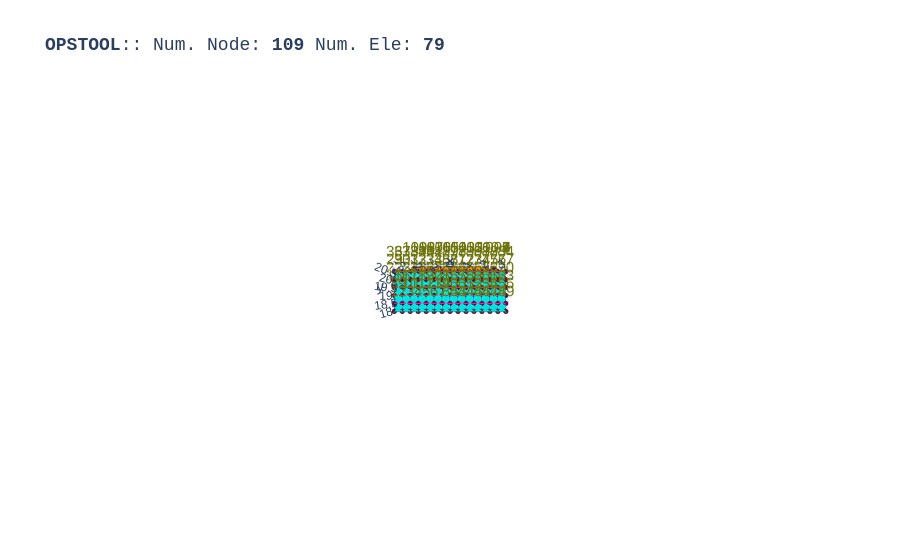

This figure's notebook cell:
### Code cell
opst.vis.plotly.plot_model(show_node_numbering=True, show_ele_numbering=False, show_nodal_loads = True)

### Figure 1 — Plotly figure (JSON) as saved in the notebook; plotly's stock layout.template omitted (floating-point values rounded to 4 significant figures; data arrays with more than 128 entries replaced by an {"elided": "..."} marker saying what was removed)
{"data": [{"color": "#00FFFF", "hoverinfo": "skip", "i": {"elided": "140 int values"}, "j": {"elided": "140 int values"}, "k": {"elided": "140 int values"}, "name": "ELE_TAG_FourNodeQuadWithSensitivity", "opacity": 1, "type": "mesh3d", "x": {"elided": "280 float values"}, "y": {"elided": "280 float values"}, "z": {"elided": "280 float values"}}, {"connectgaps": false, "hoverinfo": "skip", "line": {"color": "black", "width": 1}, "mode": "lines", "name": "Edge", "type": "scatter3d", "x": {"elided": "420 float values"}, "y": {"elided": "420 float values"}, "z": {"elided": "420 float values"}}, {"connectgaps": false, "hoverinfo": "skip", "line": {"color": "#0652ff", "width": 5}, "mode": "lines", "name": "DispBeamColumn2d", "type": "scatter3d", "x": [2.299, 1.798, NaN, 1.798, 1.298, NaN, 1.298, 0.7985, NaN, 0.7985, 0.2985, NaN, 0.2985, -0.2015, NaN, -0.2015, -0.7015, NaN, -0.7015, -1.202, NaN, -1.202, -1.702, NaN, -1.702, -2.201, NaN], "y": [20.75, 20.75, NaN, 20.75, 20.75, NaN, 20.75, 20.75, NaN, 20.75, 20.75, NaN, 20.75, 20.75, NaN, 20.75, 20.75, NaN, 20.75, 20.75, NaN, 20.75, 20.75, NaN, 20.75, 20.75, NaN], "z": [0.0, 0.0, NaN, 0.0, 0.0, NaN, 0.0, 0.0, NaN, 0.0, 0.0, NaN, 0.0, 0.0, NaN, 0.0, 0.0, NaN, 0.0, 0.0, NaN, 0.0, 0.0, NaN, 0.0, 0.0, NaN]}, {"connectgaps": false, "hoverinfo": "skip", "line": {"color": "#ff9408", "width": 5}, "mode": "lines", "name": "BeamContact2D", "type": "scatter3d", "x": [2.0, 2.299, NaN, 2.0, 1.798, NaN, 1.5, 1.798, NaN, 1.5, 1.298, NaN, 1.0, 1.298, NaN, 1.0, 0.7985, NaN, 0.5, 0.7985, NaN, 0.5, 0.2985, NaN, 0.0, 0.2985, NaN, 0.0, -0.2015, NaN, -0.5, -0.2015, NaN, -0.5, -0.7015, NaN, -1.0, -0.7015, NaN, -1.0, -1.202, NaN, -1.5, -1.202, NaN, -1.5, -1.702, NaN, -2.0, -1.702, NaN, -2.0, -2.201, NaN], "y": [20.5, 20.75, NaN, 20.5, 20.75, NaN, 20.5, 20.75, NaN, 20.5, 20.75, NaN, 20.5, 20.75, NaN, 20.5, 20.75, NaN, 20.5, 20.75, NaN, 20.5, 20.75, NaN, 20.5, 20.75, NaN, 20.5, 20.75, NaN, 20.5, 20.75, NaN, 20.5, 20.75, NaN, 20.5, 20.75, NaN, 20.5, 20.75, NaN, 20.5, 20.75, NaN, 20.5, 20.75, NaN, 20.5, 20.75, NaN, 20.5, 20.75, NaN], "z": [0.0, 0.0, NaN, 0.0, 0.0, NaN, 0.0, 0.0, NaN, 0.0, 0.0, NaN, 0.0, 0.0, NaN, 0.0, 0.0, NaN, 0.0, 0.0, NaN, 0.0, 0.0, NaN, 0.0, 0.0, NaN, 0.0, 0.0, NaN, 0.0, 0.0, NaN, 0.0, 0.0, NaN, 0.0, 0.0, NaN, 0.0, 0.0, NaN, 0.0, 0.0, NaN, 0.0, 0.0, NaN, 0.0, 0.0, NaN, 0.0, 0.0, NaN]}, {"customdata": ["eleTag: 1<br>connectedNodes:<br> [1 2 9 8]", "eleTag: 2<br>connectedNodes:<br> [ 2  3 10  9]", "eleTag: 3<br>connectedNodes:<br> [ 3  4 11 10]", "eleTag: 4<br>connectedNodes:<br> [ 4  5 12 11]", "eleTag: 5<br>connectedNodes:<br> [ 5  6 13 12]", "eleTag: 6<br>connectedNodes:<br> [ 6  7 14 13]", "eleTag: 7<br>connectedNodes:<br> [ 8  9 16 15]", "eleTag: 8<br>connectedNodes:<br> [ 9 10 17 16]", "eleTag: 9<br>connectedNodes:<br> [10 11 18 17]", "eleTag: 10<br>connectedNodes:<br> [11 12 19 18]", "eleTag: 11<br>connectedNodes:<br> [12 13 20 19]", "eleTag: 12<br>connectedNodes:<br> [13 14 21 20]", "eleTag: 13<br>connectedNodes:<br> [15 16 23 22]", "eleTag: 14<br>connectedNodes:<br> [16 17 24 23]", "eleTag: 15<br>connectedNodes:<br> [17 18 25 24]", "eleTag: 16<br>connectedNodes:<br> [18 19 26 25]", "eleTag: 17<br>connectedNodes:<br> [19 20 27 26]", "eleTag: 18<br>connectedNodes:<br> [20 21 28 27]", "eleTag: 19<br>connectedNodes:<br> [22 23 30 29]", "eleTag: 20<br>connectedNodes:<br> [23 24 31 30]", "eleTag: 21<br>connectedNodes:<br> [24 25 32 31]", "eleTag: 22<br>connectedNodes:<br> [25 26 33 32]", "eleTag: 23<br>connectedNodes:<br> [26 27 34 33]", "eleTag: 24<br>connectedNodes:<br> [27 28 35 34]", "eleTag: 25<br>connectedNodes:<br> [29 30 37 36]", "eleTag: 26<br>connectedNodes:<br> [30 31 38 37]", "eleTag: 27<br>connectedNodes:<br> [31 32 39 38]", "eleTag: 28<br>connectedNodes:<br> [32 33 40 39]", "eleTag: 29<br>connectedNodes:<br> [33 34 41 40]", "eleTag: 30<br>connectedNodes:<br> [34 35 42 41]", "eleTag: 31<br>connectedNodes:<br> [43 44 51 50]", "eleTag: 32<br>connectedNodes:<br> [44 45 52 51]", "eleTag: 33<br>connectedNodes:<br> [45 46 53 52]", "eleTag: 34<br>connectedNodes:<br> [46 47 54 53]", "eleTag: 35<br>connectedNodes:<br> [47 48 55 54]", "eleTag: 36<br>connectedNodes:<br> [48 49 56 55]", "eleTag: 37<br>connectedNodes:<br> [50 51 58 57]", "eleTag: 38<br>connectedNodes:<br> [51 52 59 58]", "eleTag: 39<br>connectedNodes:<br> [52 53 60 59]", "eleTag: 40<br>connectedNodes:<br> [53 54 61 60]", "eleTag: 41<br>connectedNodes:<br> [54 55 62 61]", "eleTag: 42<br>connectedNodes:<br> [55 56 63 62]", "eleTag: 43<br>connectedNodes:<br> [57 58 65 64]", "eleTag: 44<br>connectedNodes:<br> [58 59 66 65]", "eleTag: 45<br>connectedNodes:<br> [59 60 67 66]", "eleTag: 46<br>connectedNodes:<br> [60 61 68 67]", "eleTag: 47<br>connectedNodes:<br> [61 62 69 68]", "eleTag: 48<br>connectedNodes:<br> [62 63 70 69]", "eleTag: 49<br>connectedNodes:<br> [64 65 72 71]", "eleTag: 50<br>connectedNodes:<br> [65 66 73 72]", "eleTag: 51<br>connectedNodes:<br> [66 67 74 73]", "eleTag: 52<br>connectedNodes:<br> [67 68 75 74]", "eleTag: 53<br>connectedNodes:<br> [68 69 76 75]", "eleTag: 54<br>connectedNodes:<br> [69 70 77 76]", "eleTag: 55<br>connectedNodes:<br> [71 72 79 78]", "eleTag: 56<br>connectedNodes:<br> [72 73 80 79]", "eleTag: 57<br>connectedNodes:<br> [73 74 81 80]", "eleTag: 58<br>connectedNodes:<br> [74 75 82 81]", "eleTag: 59<br>connectedNodes:<br> [75 76 83 82]", "eleTag: 60<br>connectedNodes:<br> [76 77 84 83]", "eleTag: 61<br>connectedNodes:<br> [ 7 14 90 85]", "eleTag: 62<br>connectedNodes:<br> [14 21 86 90]", "eleTag: 63<br>connectedNodes:<br> [21 28 87 86]", "eleTag: 64<br>connectedNodes:<br> [28 35 88 87]", "eleTag: 65<br>connectedNodes:<br> [35 42 89 88]", "eleTag: 66<br>connectedNodes:<br> [85 90 50 43]", "eleTag: 67<br>connectedNodes:<br> [90 86 57 50]", "eleTag: 68<br>connectedNodes:<br> [86 87 64 57]", "eleTag: 69<br>connectedNodes:<br> [87 88 71 64]", "eleTag: 70<br>connectedNodes:<br> [88 89 78 71]"], "hovertemplate": "%{customdata}", "marker": {"color": "#00FFFF", "size": 3, "symbol": "diamond-open"}, "mode": "markers", "name": "ELE_TAG_FourNodeQuadWithSensitivity", "type": "scatter3d", "x": [-3.25, -2.75, -2.25, -1.75, -1.25, -0.75, -3.25, -2.75, -2.25, -1.75, -1.25, -0.75, -3.25, -2.75, -2.25, -1.75, -1.25, -0.75, -3.25, -2.75, -2.25, -1.75, -1.25, -0.75, -3.25, -2.75, -2.25, -1.75, -1.25, -0.75, 0.75, 1.25, 1.75, 2.25, 2.75, 3.25, 0.75, 1.25, 1.75, 2.25, 2.75, 3.25, 0.75, 1.25, 1.75, 2.25, 2.75, 3.25, 0.75, 1.25, 1.75, 2.25, 2.75, 3.25, 0.75, 1.25, 1.75, 2.25, 2.75, 3.25, -0.25, -0.25, -0.25, -0.25, -0.25, 0.25, 0.25, 0.25, 0.25, 0.25], "y": [18.25, 18.25, 18.25, 18.25, 18.25, 18.25, 18.75, 18.75, 18.75, 18.75, 18.75, 18.75, 19.25, 19.25, 19.25, 19.25, 19.25, 19.25, 19.75, 19.75, 19.75, 19.75, 19.75, 19.75, 20.25, 20.25, 20.25, 20.25, 20.25, 20.25, 18.25, 18.25, 18.25, 18.25, 18.25, 18.25, 18.75, 18.75, 18.75, 18.75, 18.75, 18.75, 19.25, 19.25, 19.25, 19.25, 19.25, 19.25, 19.75, 19.75, 19.75, 19.75, 19.75, 19.75, 20.25, 20.25, 20.25, 20.25, 20.25, 20.25, 18.25, 18.75, 19.25, 19.75, 20.25, 18.25, 18.75, 19.25, 19.75, 20.25], "z": [0.0, 0.0, 0.0, 0.0, 0.0, 0.0, 0.0, 0.0, 0.0, 0.0, 0.0, 0.0, 0.0, 0.0, 0.0, 0.0, 0.0, 0.0, 0.0, 0.0, 0.0, 0.0, 0.0, 0.0, 0.0, 0.0, 0.0, 0.0, 0.0, 0.0, 0.0, 0.0, 0.0, 0.0, 0.0, 0.0, 0.0, 0.0, 0.0, 0.0, 0.0, 0.0, 0.0, 0.0, 0.0, 0.0, 0.0, 0.0, 0.0, 0.0, 0.0, 0.0, 0.0, 0.0, 0.0, 0.0, 0.0, 0.0, 0.0, 0.0, 0.0, 0.0, 0.0, 0.0, 0.0, 0.0, 0.0, 0.0, 0.0, 0.0]}, {"customdata": ["eleTag: 1001<br>connectedNodes:<br> [100 101]", "eleTag: 1002<br>connectedNodes:<br> [101 102]", "eleTag: 1003<br>connectedNodes:<br> [102 103]", "eleTag: 1004<br>connectedNodes:<br> [103 104]", "eleTag: 1005<br>connectedNodes:<br> [104 105]", "eleTag: 1006<br>connectedNodes:<br> [105 106]", "eleTag: 1007<br>connectedNodes:<br> [106 107]", "eleTag: 1008<br>connectedNodes:<br> [107 108]", "eleTag: 1009<br>connectedNodes:<br> [108 109]"], "hovertemplate": "%{customdata}", "marker": {"color": "#0652ff", "size": 3, "symbol": "diamond-open"}, "mode": "markers", "name": "DispBeamColumn2d", "type": "scatter3d", "x": [2.049, 1.548, 1.048, 0.5485, 0.0485, -0.4515, -0.9515, -1.452, -1.951], "y": [20.75, 20.75, 20.75, 20.75, 20.75, 20.75, 20.75, 20.75, 20.75], "z": [0.0, 0.0, 0.0, 0.0, 0.0, 0.0, 0.0, 0.0, 0.0]}, {"customdata": ["eleTag: 3050<br>connectedNodes:<br> [ 81 100]", "eleTag: 3050<br>connectedNodes:<br> [ 81 101]", "eleTag: 3051<br>connectedNodes:<br> [ 80 101]", "eleTag: 3051<br>connectedNodes:<br> [ 80 102]", "eleTag: 3052<br>connectedNodes:<br> [ 79 102]", "eleTag: 3052<br>connectedNodes:<br> [ 79 103]", "eleTag: 3053<br>connectedNodes:<br> [ 78 103]", "eleTag: 3053<br>connectedNodes:<br> [ 78 104]", "eleTag: 3054<br>connectedNodes:<br> [ 89 104]", "eleTag: 3054<br>connectedNodes:<br> [ 89 105]", "eleTag: 3055<br>connectedNodes:<br> [ 42 105]", "eleTag: 3055<br>connectedNodes:<br> [ 42 106]", "eleTag: 3056<br>connectedNodes:<br> [ 41 106]", "eleTag: 3056<br>connectedNodes:<br> [ 41 107]", "eleTag: 3057<br>connectedNodes:<br> [ 40 107]", "eleTag: 3057<br>connectedNodes:<br> [ 40 108]", "eleTag: 3058<br>connectedNodes:<br> [ 39 108]", "eleTag: 3058<br>connectedNodes:<br> [ 39 109]"], "hovertemplate": "%{customdata}", "marker": {"color": "#ff9408", "size": 3, "symbol": "diamond-open"}, "mode": "markers", "name": "BeamContact2D", "type": "scatter3d", "x": [2.149, 1.899, 1.649, 1.399, 1.149, 0.8993, 0.6493, 0.3993, 0.1493, -0.1007, -0.3507, -0.6007, -0.8507, -1.101, -1.351, -1.601, -1.851, -2.101], "y": [20.62, 20.62, 20.62, 20.62, 20.62, 20.62, 20.62, 20.62, 20.62, 20.62, 20.62, 20.62, 20.62, 20.62, 20.62, 20.62, 20.62, 20.62], "z": [0.0, 0.0, 0.0, 0.0, 0.0, 0.0, 0.0, 0.0, 0.0, 0.0, 0.0, 0.0, 0.0, 0.0, 0.0, 0.0, 0.0, 0.0]}, {"customdata": ["1", "2", "3", "4", "5", "6", "7", "8", "9", "10", "11", "12", "13", "14", "15", "16", "17", "18", "19", "20", "21", "22", "23", "24", "25", "26", "27", "28", "29", "30", "31", "32", "33", "34", "35", "36", "37", "38", "39", "40", "41", "42", "43", "44", "45", "46", "47", "48", "49", "50", "51", "52", "53", "54", "55", "56", "57", "58", "59", "60", "61", "62", "63", "64", "65", "66", "67", "68", "69", "70", "71", "72", "73", "74", "75", "76", "77", "78", "79", "80", "81", "82", "83", "84", "85", "86", "87", "88", "89", "90", "100", "101", "102", "103", "104", "105", "106", "107", "108", "109", "1001", "1002", "1003", "1004", "1005", "1006", "1007", "1008", "1009"], "hovertemplate": "x: %{x}<br>y: %{y}<br>z: %{z} <br>nodeTag: %{customdata}", "marker": {"color": "#580f41", "size": 3, "symbol": "circle"}, "mode": "markers", "name": "Nodes", "type": "scatter3d", "x": [-3.5, -3.0, -2.5, -2.0, -1.5, -1.0, -0.5, -3.5, -3.0, -2.5, -2.0, -1.5, -1.0, -0.5, -3.5, -3.0, -2.5, -2.0, -1.5, -1.0, -0.5, -3.5, -3.0, -2.5, -2.0, -1.5, -1.0, -0.5, -3.5, -3.0, -2.5, -2.0, -1.5, -1.0, -0.5, -3.5, -3.0, -2.5, -2.0, -1.5, -1.0, -0.5, 0.5, 1.0, 1.5, 2.0, 2.5, 3.0, 3.5, 0.5, 1.0, 1.5, 2.0, 2.5, 3.0, 3.5, 0.5, 1.0, 1.5, 2.0, 2.5, 3.0, 3.5, 0.5, 1.0, 1.5, 2.0, 2.5, 3.0, 3.5, 0.5, 1.0, 1.5, 2.0, 2.5, 3.0, 3.5, 0.5, 1.0, 1.5, 2.0, 2.5, 3.0, 3.5, 0.0, 0.0, 0.0, 0.0, 0.0, 0.0, 2.299, 1.798, 1.298, 0.7985, 0.2985, -0.2015, -0.7015, -1.202, -1.702, -2.201, 2.755, 2.755, 2.755, 2.755, 2.755, 2.755, 2.755, 2.755, 2.755], "y": [18.0, 18.0, 18.0, 18.0, 18.0, 18.0, 18.0, 18.5, 18.5, 18.5, 18.5, 18.5, 18.5, 18.5, 19.0, 19.0, 19.0, 19.0, 19.0, 19.0, 19.0, 19.5, 19.5, 19.5, 19.5, 19.5, 19.5, 19.5, 20.0, 20.0, 20.0, 20.0, 20.0, 20.0, 20.0, 20.5, 20.5, 20.5, 20.5, 20.5, 20.5, 20.5, 18.0, 18.0, 18.0, 18.0, 18.0, 18.0, 18.0, 18.5, 18.5, 18.5, 18.5, 18.5, 18.5, 18.5, 19.0, 19.0, 19.0, 19.0, 19.0, 19.0, 19.0, 19.5, 19.5, 19.5, 19.5, 19.5, 19.5, 19.5, 20.0, 20.0, 20.0, 20.0, 20.0, 20.0, 20.0, 20.5, 20.5, 20.5, 20.5, 20.5, 20.5, 20.5, 18.0, 19.0, 19.5, 20.0, 20.5, 18.5, 20.75, 20.75, 20.75, 20.75, 20.75, 20.75, 20.75, 20.75, 20.75, 20.75, 20.75, 20.75, 20.75, 20.75, 20.75, 20.75, 20.75, 20.75, 20.75], "z": [0.0, 0.0, 0.0, 0.0, 0.0, 0.0, 0.0, 0.0, 0.0, 0.0, 0.0, 0.0, 0.0, 0.0, 0.0, 0.0, 0.0, 0.0, 0.0, 0.0, 0.0, 0.0, 0.0, 0.0, 0.0, 0.0, 0.0, 0.0, 0.0, 0.0, 0.0, 0.0, 0.0, 0.0, 0.0, 0.0, 0.0, 0.0, 0.0, 0.0, 0.0, 0.0, 0.0, 0.0, 0.0, 0.0, 0.0, 0.0, 0.0, 0.0, 0.0, 0.0, 0.0, 0.0, 0.0, 0.0, 0.0, 0.0, 0.0, 0.0, 0.0, 0.0, 0.0, 0.0, 0.0, 0.0, 0.0, 0.0, 0.0, 0.0, 0.0, 0.0, 0.0, 0.0, 0.0, 0.0, 0.0, 0.0, 0.0, 0.0, 0.0, 0.0, 0.0, 0.0, 0.0, 0.0, 0.0, 0.0, 0.0, 0.0, 0.0, 0.0, 0.0, 0.0, 0.0, 0.0, 0.0, 0.0, 0.0, 0.0, 0.0, 0.0, 0.0, 0.0, 0.0, 0.0, 0.0, 0.0, 0.0]}, {"mode": "text", "name": "Node Tag", "text": ["1", "2", "3", "4", "5", "6", "7", "8", "9", "10", "11", "12", "13", "14", "15", "16", "17", "18", "19", "20", "21", "22", "23", "24", "25", "26", "27", "28", "29", "30", "31", "32", "33", "34", "35", "36", "37", "38", "39", "40", "41", "42", "43", "44", "45", "46", "47", "48", "49", "50", "51", "52", "53", "54", "55", "56", "57", "58", "59", "60", "61", "62", "63", "64", "65", "66", "67", "68", "69", "70", "71", "72", "73", "74", "75", "76", "77", "78", "79", "80", "81", "82", "83", "84", "85", "86", "87", "88", "89", "90", "100", "101", "102", "103", "104", "105", "106", "107", "108", "109", "1001", "1002", "1003", "1004", "1005", "1006", "1007", "1008", "1009"], "textfont": {"color": "#6e750e", "size": 15}, "type": "scatter3d", "x": [-3.5, -3.0, -2.5, -2.0, -1.5, -1.0, -0.5, -3.5, -3.0, -2.5, -2.0, -1.5, -1.0, -0.5, -3.5, -3.0, -2.5, -2.0, -1.5, -1.0, -0.5, -3.5, -3.0, -2.5, -2.0, -1.5, -1.0, -0.5, -3.5, -3.0, -2.5, -2.0, -1.5, -1.0, -0.5, -3.5, -3.0, -2.5, -2.0, -1.5, -1.0, -0.5, 0.5, 1.0, 1.5, 2.0, 2.5, 3.0, 3.5, 0.5, 1.0, 1.5, 2.0, 2.5, 3.0, 3.5, 0.5, 1.0, 1.5, 2.0, 2.5, 3.0, 3.5, 0.5, 1.0, 1.5, 2.0, 2.5, 3.0, 3.5, 0.5, 1.0, 1.5, 2.0, 2.5, 3.0, 3.5, 0.5, 1.0, 1.5, 2.0, 2.5, 3.0, 3.5, 0.0, 0.0, 0.0, 0.0, 0.0, 0.0, 2.299, 1.798, 1.298, 0.7985, 0.2985, -0.2015, -0.7015, -1.202, -1.702, -2.201, 2.755, 2.755, 2.755, 2.755, 2.755, 2.755, 2.755, 2.755, 2.755], "y": [18.0, 18.0, 18.0, 18.0, 18.0, 18.0, 18.0, 18.5, 18.5, 18.5, 18.5, 18.5, 18.5, 18.5, 19.0, 19.0, 19.0, 19.0, 19.0, 19.0, 19.0, 19.5, 19.5, 19.5, 19.5, 19.5, 19.5, 19.5, 20.0, 20.0, 20.0, 20.0, 20.0, 20.0, 20.0, 20.5, 20.5, 20.5, 20.5, 20.5, 20.5, 20.5, 18.0, 18.0, 18.0, 18.0, 18.0, 18.0, 18.0, 18.5, 18.5, 18.5, 18.5, 18.5, 18.5, 18.5, 19.0, 19.0, 19.0, 19.0, 19.0, 19.0, 19.0, 19.5, 19.5, 19.5, 19.5, 19.5, 19.5, 19.5, 20.0, 20.0, 20.0, 20.0, 20.0, 20.0, 20.0, 20.5, 20.5, 20.5, 20.5, 20.5, 20.5, 20.5, 18.0, 19.0, 19.5, 20.0, 20.5, 18.5, 20.75, 20.75, 20.75, 20.75, 20.75, 20.75, 20.75, 20.75, 20.75, 20.75, 20.75, 20.75, 20.75, 20.75, 20.75, 20.75, 20.75, 20.75, 20.75], "z": [0.0, 0.0, 0.0, 0.0, 0.0, 0.0, 0.0, 0.0, 0.0, 0.0, 0.0, 0.0, 0.0, 0.0, 0.0, 0.0, 0.0, 0.0, 0.0, 0.0, 0.0, 0.0, 0.0, 0.0, 0.0, 0.0, 0.0, 0.0, 0.0, 0.0, 0.0, 0.0, 0.0, 0.0, 0.0, 0.0, 0.0, 0.0, 0.0, 0.0, 0.0, 0.0, 0.0, 0.0, 0.0, 0.0, 0.0, 0.0, 0.0, 0.0, 0.0, 0.0, 0.0, 0.0, 0.0, 0.0, 0.0, 0.0, 0.0, 0.0, 0.0, 0.0, 0.0, 0.0, 0.0, 0.0, 0.0, 0.0, 0.0, 0.0, 0.0, 0.0, 0.0, 0.0, 0.0, 0.0, 0.0, 0.0, 0.0, 0.0, 0.0, 0.0, 0.0, 0.0, 0.0, 0.0, 0.0, 0.0, 0.0, 0.0, 0.0, 0.0, 0.0, 0.0, 0.0, 0.0, 0.0, 0.0, 0.0, 0.0, 0.0, 0.0, 0.0, 0.0, 0.0, 0.0, 0.0, 0.0, 0.0]}, {"connectgaps": false, "hoverinfo": "skip", "line": {"color": "#15b01a", "width": 1}, "mode": "lines", "name": "BC", "type": "scatter3d", "x": {"elided": "340 float values"}, "y": {"elided": "340 float values"}, "z": {"elided": "340 float values"}}, {"connectgaps": false, "hoverinfo": "skip", "line": {"color": "#FF1493", "width": 2.5}, "mode": "lines", "name": "mp constraint", "type": "scatter3d", "x": [-3.5, 3.5, NaN, -3.5, 3.5, NaN, -3.5, 3.5, NaN, -3.5, 3.5, NaN, -3.5, 3.5, NaN], "y": [18.5, 18.5, NaN, 19.0, 19.0, NaN, 19.5, 19.5, NaN, 20.0, 20.0, NaN, 20.5, 20.5, NaN], "z": [0.0, 0.0, NaN, 0.0, 0.0, NaN, 0.0, 0.0, NaN, 0.0, 0.0, NaN, 0.0, 0.0, NaN]}], "layout": {"autosize": true, "font": {"family": "Arial, sans-serif"}, "scene": {"aspectmode": "data", "camera": {"eye": {"x": 0, "y": -0.1, "z": 10}}, "dragmode": "pan", "xaxis": {"showbackground": false}, "yaxis": {"showbackground": false}, "zaxis": {"showbackground": true, "showgrid": true, "showticklabels": false, "ticks": "", "title": {"text": ""}, "visible": true}}, "showlegend": false, "title": {"font": {"family": "courier", "size": 18}, "text": "<b>OPSTOOL</b>:: Num. Node: <b>109</b> Num. Ele: <b>79</b>"}}}
